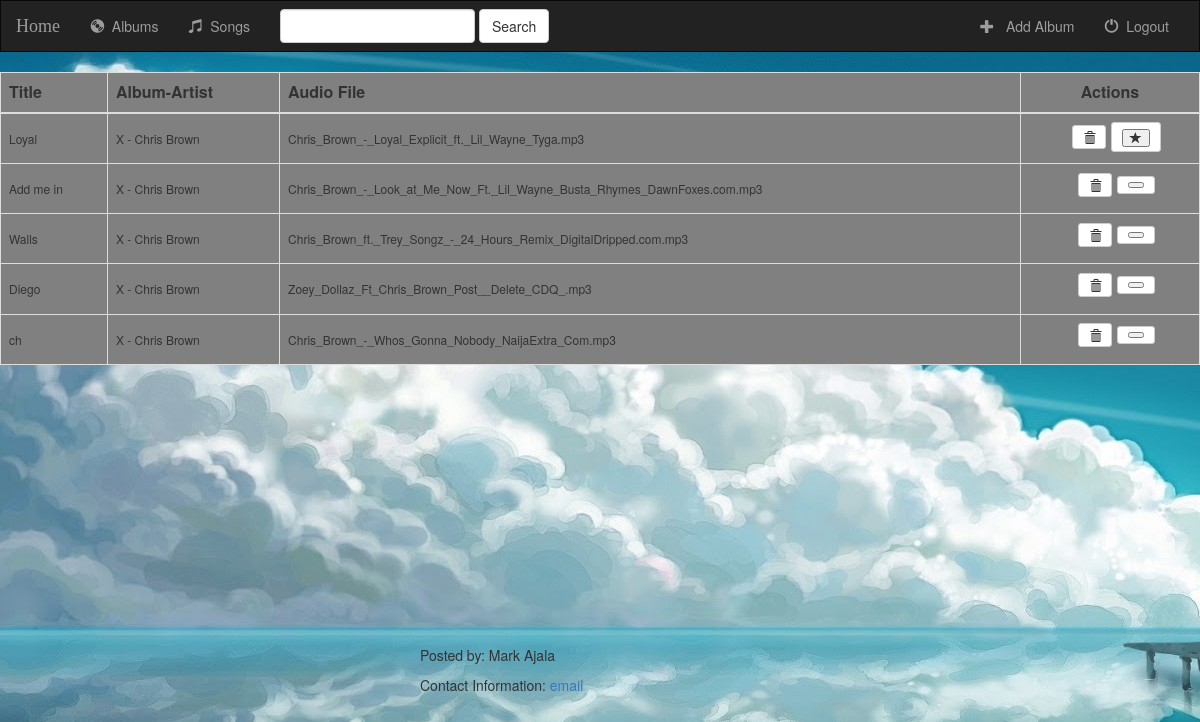
The app's page /music/songs/ with its own data.
### music/models.py (models this page shows, shortened)
class Song(models.Model):
    album = models.ForeignKey(Album, on_delete=models.CASCADE)
    audio_file = models.FileField(default='')
    song_title = models.CharField(max_length=250)
    is_favorite = models.BooleanField(default=False)

class Album(models.Model):
    artist = models.CharField(max_length=250)
    album_title = models.CharField(max_length=500)
    genre = models.CharField(max_length=100)
    album_logo = models.CharField(max_length=1000)
    def __str__(self):
        return self.album_title + ' - ' + self.artist

### music/views.py (the view)
# urls.py: url(r'songs/$', views.SongsView.as_view(), name='songs'),
class SongsView(generic.ListView):
    template_name = 'music/songs.html'
    context_object_name = 'all_songs'
    def get_queryset(self):
        return Song.objects.all()

### music/templates/music/songs.html (shortened to what this page needs)
{% load static %}
    <link rel="stylesheet" type="text/css" href="https://maxcdn.bootstrapcdn.com/bootstrap/3.3.6/css/bootstrap.min.css" />
    <link rel="stylesheet" type="text/css" href="{% static 'music/album.css' %}" />
    <nav class="navbar navbar-inverse">
    <div class="container-fluid">
        <div class="navbar-header">
            <a class="navbar-brand" href="{% url 'music:index' %}">Home</a>
        </div>
        <div class="collapse navbar-collapse" id="topNavBar">
            <ul class="nav navbar-nav">
                <li class="">
                    <a href="{% url 'music:album' %}">
                        <span class="glyphicon glyphicon-cd" aria-hidden="true"></span>&nbsp;
                        Albums
                    </a>
                </li>
                <li class="">
                    <a href="{% url 'music:songs' %}">
                        <span class="glyphicon glyphicon-music" aria-hidden="true"></span>&nbsp;
                        Songs
                    </a>
                </li>
            </ul>
            <form class="navbar-form navbar-left" role="search" method="get" action="#">
                <div class="form-group">
                    <input type="text" class="form-control" name="q" value=""/>
                </div>
                <button type="submit" class="btn btn-default">Search</button>
            </form>
            <ul class="nav navbar-nav navbar-right">
                <li class="">
                    <a href="{% url 'music:album-add' %}">
                        <span class="glyphicon glyphicon-plus" aria-hidden="true"></span>&nbsp;&nbsp;
                        Add Album
                    </a>
                </li>
                 <li class="">
                    <a href="{% url 'music:logout_user' %}">
                        <span class="glyphicon glyphicon-off" aria-hidden="true"></span>&nbsp;
                        Logout
                    </a>
                </li>
            </ul>
        </div>
    </div>
</nav>
<body>
<div id="Main">
    <div class="Content2">
            <table id="dtBasicExample" class="table table-bordered table-sm" cellspacing="0" width="100%">
              <thead>
                <tr>
                  <th scope="col">Title</th>
                  <th scope="col">Album-Artist</th>
                  <th scope="col">Audio File</th>
                  <th scope="col"><center>Actions</center></th>
                </tr>
              </thead>
              <tbody>
              {% for song in all_songs %}
                <tr>
                  <td><h6>{{song.song_title }}</h6></td>
                  <td><h6>{{song.album }}</h6></td>
                  <td><h6>{{song.audio_file }}</h6></td>
                  <td>
                      <center>
                      <form action="{%  url 'music:songs-delete' song.id %}" title="Delete song" method="post" style="display: inline;">
                                    <button type="submit" class="btn btn-default btn-sm"><span class="glyphicon glyphicon-trash"></span></button>
                      </form>
                        <a href="{% url 'music:favorite' song.id %}" class="btn btn-default btn-sm btn-favorite" role="button">
                            <button type="submit" {% if song.is_favorite %} class="glyphicon glyphicon-star active{% endif %}"></button></a>
                    </center>
                  </td>
                  </tr>
              {% endfor %}
              </tbody>
            </table>
    </div>
</div>
</body>
<footer style="margin-top: 260px; margin-left: 35%;">
    <p>Posted by: Mark Ajala</p>
    <p>Contact Information:
        <a href="mailto:mark@yahoo.com">email</a></p>
</footer>

### music/static/music/album.css (style rules this page uses)
body { background:url("images/jj.jpg") fixed center no-repeat; }
.navbar { border-radius: 0; }
.navbar-brand { font-family: 'Satisfy', cursive; }
.table { Background-color: gray; }
footer { margin-top: 800px; position: fixed; margin-left: 35%; }

### records on screen
Song: song_title "Loyal", album "X - Chris Brown", audio_file "Chris_Brown_-_Loyal_Explicit_ft._Lil_Wayne_Tyga.mp3", is_favorite True (drawn)
Song: song_title "Add me in", album "X - Chris Brown", audio_file "Chris_Brown_-_Look_at_Me_Now_Ft._Lil_Wayne_Busta_Rhymes_DawnFoxes.com.mp3", is_favorite False (drawn)
Song: song_title "Walls", album "X - Chris Brown", audio_file "Chris_Brown_ft._Trey_Songz_-_24_Hours_Remix_DigitalDripped.com.mp3", is_favorite False (drawn)
Song: song_title "Diego", album "X - Chris Brown", audio_file "Zoey_Dollaz_Ft_Chris_Brown_Post__Delete_CDQ_.mp3", is_favorite False (drawn)
Song: song_title "ch", album "X - Chris Brown", audio_file "Chris_Brown_-_Whos_Gonna_Nobody_NaijaExtra_Com.mp3", is_favorite False (drawn)
